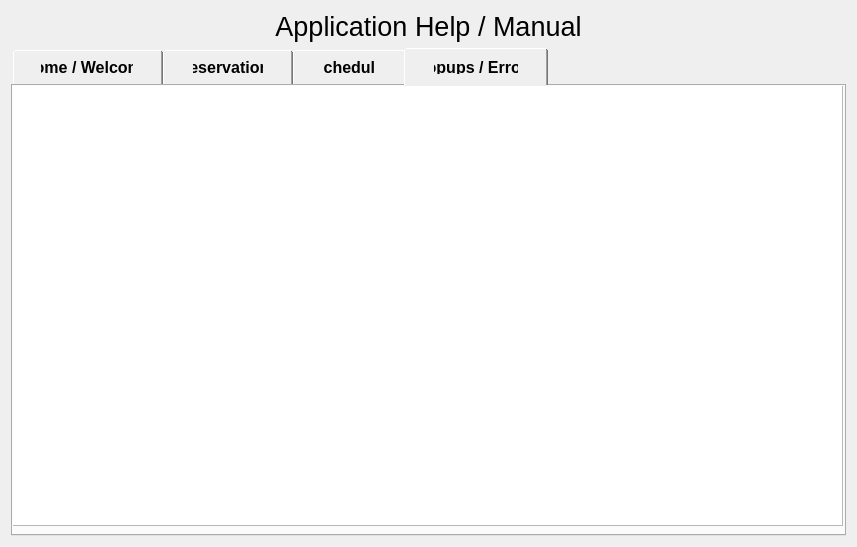
<?xml version="1.0" encoding="UTF-8"?>
<ui version="4.0">
 <class>HelpDialog</class>
 <widget class="QDialog" name="HelpDialog">
  <property name="geometry">
   <rect>
    <x>0</x>
    <y>0</y>
    <width>857</width>
    <height>547</height>
   </rect>
  </property>
  <property name="sizePolicy">
   <sizepolicy hsizetype="Preferred" vsizetype="Preferred">
    <horstretch>0</horstretch>
    <verstretch>0</verstretch>
   </sizepolicy>
  </property>
  <property name="minimumSize">
   <size>
    <width>650</width>
    <height>450</height>
   </size>
  </property>
  <property name="windowTitle">
   <string>Dialog</string>
  </property>
  <layout class="QVBoxLayout" name="verticalLayout_2">
   <item>
    <layout class="QVBoxLayout" name="verticalLayout">
     <property name="sizeConstraint">
      <enum>QLayout::SizeConstraint::SetDefaultConstraint</enum>
     </property>
     <property name="leftMargin">
      <number>0</number>
     </property>
     <property name="topMargin">
      <number>0</number>
     </property>
     <property name="rightMargin">
      <number>0</number>
     </property>
     <property name="bottomMargin">
      <number>0</number>
     </property>
     <item>
      <widget class="QLabel" name="headerHelpLabel">
       <property name="sizePolicy">
        <sizepolicy hsizetype="Preferred" vsizetype="Fixed">
         <horstretch>0</horstretch>
         <verstretch>0</verstretch>
        </sizepolicy>
       </property>
       <property name="font">
        <font>
         <pointsize>20</pointsize>
        </font>
       </property>
       <property name="text">
        <string>Application Help / Manual</string>
       </property>
       <property name="alignment">
        <set>Qt::AlignmentFlag::AlignCenter</set>
       </property>
      </widget>
     </item>
     <item>
      <widget class="QTabWidget" name="tabWidgetHelp">
       <property name="sizePolicy">
        <sizepolicy hsizetype="Expanding" vsizetype="Expanding">
         <horstretch>0</horstretch>
         <verstretch>0</verstretch>
        </sizepolicy>
       </property>
       <property name="styleSheet">
        <string notr="true">
QTabBar::tab {
    font-size: 12pt;
    font-weight: bold;
    padding: 12px 30px;
}
       </string>
       </property>
       <property name="currentIndex">
        <number>3</number>
       </property>
       <widget class="QWidget" name="tab_1">
        <property name="sizePolicy">
         <sizepolicy hsizetype="Expanding" vsizetype="Expanding">
          <horstretch>0</horstretch>
          <verstretch>0</verstretch>
         </sizepolicy>
        </property>
        <attribute name="title">
         <string>Home / Welcome</string>
        </attribute>
        <widget class="QWidget" name="verticalLayoutWidget">
         <property name="geometry">
          <rect>
           <x>-1</x>
           <y>-1</y>
           <width>831</width>
           <height>441</height>
          </rect>
         </property>
         <layout class="QVBoxLayout" name="verticalLayout_3">
          <item>
           <widget class="QTextBrowser" name="textBrowserHome"/>
          </item>
         </layout>
        </widget>
       </widget>
       <widget class="QWidget" name="tab_2">
        <property name="sizePolicy">
         <sizepolicy hsizetype="Expanding" vsizetype="Expanding">
          <horstretch>0</horstretch>
          <verstretch>0</verstretch>
         </sizepolicy>
        </property>
        <attribute name="title">
         <string>Reservations</string>
        </attribute>
        <widget class="QWidget" name="verticalLayoutWidget_2">
         <property name="geometry">
          <rect>
           <x>0</x>
           <y>0</y>
           <width>831</width>
           <height>441</height>
          </rect>
         </property>
         <layout class="QVBoxLayout" name="verticalLayout_4">
          <item>
           <widget class="QTextBrowser" name="textBrowserReservations"/>
          </item>
         </layout>
        </widget>
       </widget>
       <widget class="QWidget" name="tab_3">
        <property name="sizePolicy">
         <sizepolicy hsizetype="Expanding" vsizetype="Expanding">
          <horstretch>0</horstretch>
          <verstretch>0</verstretch>
         </sizepolicy>
        </property>
        <attribute name="title">
         <string>Schedule</string>
        </attribute>
        <widget class="QWidget" name="verticalLayoutWidget_3">
         <property name="geometry">
          <rect>
           <x>-1</x>
           <y>-1</y>
           <width>831</width>
           <height>441</height>
          </rect>
         </property>
         <layout class="QVBoxLayout" name="verticalLayout_5">
          <item>
           <widget class="QTextBrowser" name="textBrowserSchedule"/>
          </item>
         </layout>
        </widget>
       </widget>
       <widget class="QWidget" name="tab_4">
        <property name="sizePolicy">
         <sizepolicy hsizetype="Expanding" vsizetype="Expanding">
          <horstretch>0</horstretch>
          <verstretch>0</verstretch>
         </sizepolicy>
        </property>
        <attribute name="title">
         <string>Popups / Errors</string>
        </attribute>
        <widget class="QWidget" name="verticalLayoutWidget_4">
         <property name="geometry">
          <rect>
           <x>-1</x>
           <y>-1</y>
           <width>831</width>
           <height>441</height>
          </rect>
         </property>
         <layout class="QVBoxLayout" name="verticalLayout_6">
          <item>
           <widget class="QTextBrowser" name="textBrowserPopups"/>
          </item>
         </layout>
        </widget>
       </widget>
      </widget>
     </item>
    </layout>
   </item>
  </layout>
 </widget>
 <resources/>
 <connections/>
</ui>
